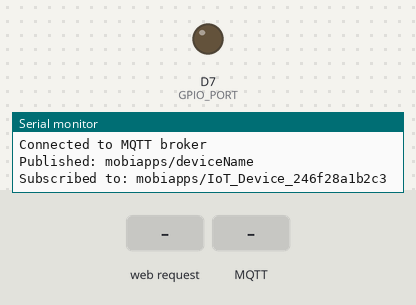
Bench run of a sketch on a simulated ESP8266 (NodeMCU). Shown: output pins drawn as LEDs (lit = HIGH), the last lines printed to the serial monitor. Inputs (shaded band) come from the test bench. WiFi joins after 1.5 s; servers stay silent unless stated; no MQTT or app messages arrive unless stated.

Above: at 2.7 s.
2.8 s: HTTP request GET /rele_on received
At 3.5 s:
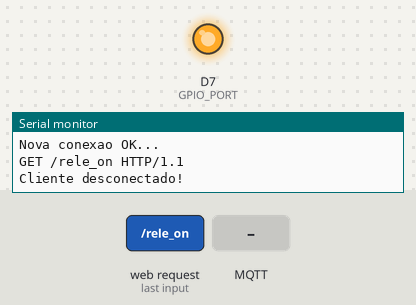
4.3 s: MQTT message "rele_on" arrives on the first subscribed topic
At 4.6 s:
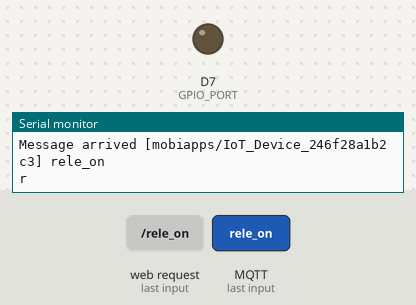
Timing chart, 0 to 7.3 s (numbered marks = the images above; inputs shaded):
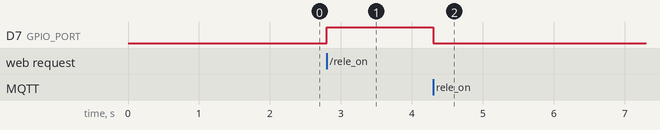

Measured:
- after the input at 2.8 s, D7 (GPIO_PORT): LOW → HIGH at once
- after the input at 4.3 s, D7 (GPIO_PORT): HIGH → LOW at once

The sketch:

mqtt_led_control.ino
```cpp
#include <ESP8266WiFi.h>
#include <DNSServer.h>
#include <ESP8266WebServer.h>
#include <WiFiManager.h>
#include <PubSubClient.h>

String MQTT_TOPIC = "mobiapps/";
char* MQTT_SERVER = "iot.eclipse.org";
uint8_t GPIO_PORT = D7;
String clientName = "IoT_Device_";
uint8_t gpioStatus = LOW;
String topicOut = "";

String macToStr(const uint8_t* mac);
void setupSerial();
void setupGpio();
void setupWifi();
void setupHttpServer();
void setupMqtt();
void callback(char* topic, byte* payload, unsigned int length);

WiFiManager wifiManager;
WiFiServer server(80);
WiFiClient wifiClient;
PubSubClient pubSubClient(MQTT_SERVER, 1883, callback, wifiClient);

String macToStr(const uint8_t* mac)
{
  String result;
  for (int i = 0; i < 6; ++i) {
    result += String(mac[i], 16);
    if (i < 5)
      result += ':';
  }
  return result;
}

void setup() {
  setupSerial();
  setupGpio();
  setupWifi();
  setupHttpServer();
  setupMqtt();
}

void setupSerial() {
  Serial.begin(115200);
}

void setupGpio() {
  pinMode(GPIO_PORT, OUTPUT);
  digitalWrite(GPIO_PORT, gpioStatus);
}

void setupWifi() {
  uint8_t mac[6];
  WiFi.macAddress(mac);
  clientName += macToStr(mac);
  //clientName += "-";
  //clientName += String(micros() & 0xff, 16);

  clientName.replace(":","");

  Serial.println("");
  Serial.println("Client name: "+ clientName);
  Serial.println("");

  wifiManager.setConfigPortalTimeout(180);
  wifiManager.autoConnect(clientName.c_str());

  //Log na serial se conectar
  Serial.println("");
  Serial.println("WiFi connected");
  Serial.println("IP address: ");
  Serial.println(WiFi.localIP());
}

void setupHttpServer() {
  server.begin();
}

void setupMqtt() {
  pubSubClient.setServer(MQTT_SERVER, 1883);
  pubSubClient.setCallback(callback);
  reconnectMqtt();
}

void callback(char* topic, byte* payload, unsigned int length) {
  Serial.print("Message arrived [");
  Serial.print(topic);
  Serial.print("] ");

  for (int i = 0; i < length; i++) {
    Serial.print((char)payload[i]);
  }

  Serial.println();
  Serial.println((char)payload[0]);

  if ((char)payload[0] == '1') {
    digitalWrite(GPIO_PORT, HIGH);
    gpioStatus = HIGH;
  } else {
    digitalWrite(GPIO_PORT, LOW);
    gpioStatus = LOW;
  }

}

void reset_config(void) {
  //Reset das definicoes de rede
  wifiManager.resetSettings();
  delay(1500);
  ESP.reset();
}

void broadCastId(void) {
  if (pubSubClient.publish(topicOut.c_str(), clientName.c_str())) {
    Serial.println("Published: " + topicOut);
  } else {
    Serial.println("Publish failed: " + topicOut);
  }
}

void reconnectMqtt() {
  if (pubSubClient.connect((char*) clientName.c_str())) {
    Serial.println("Connected to MQTT broker");

    String topicIn = MQTT_TOPIC + clientName;
    topicOut = MQTT_TOPIC + "deviceName";

    if (pubSubClient.publish(topicOut.c_str(), clientName.c_str())) {
      Serial.println("Published: " + topicOut);
    } else {
      Serial.println("Publish failed: " + topicOut);
    }

    if (pubSubClient.subscribe(topicIn.c_str())) {
      Serial.println("Subscribed to: " + topicIn);
    } else {
      Serial.println("Subscribe failed: " + topicIn);
    }

  }
  else {
    Serial.println("MQTT connect failed");
    Serial.println("Will reset and try again...");
    abort();
  }
}

void loop() {
  if (!pubSubClient.connected()) {
    reconnectMqtt();
  }
  pubSubClient.loop();

  //Aguarda uma nova conexao
  WiFiClient client = server.available();
  if (!client) {
    return;
  }

  Serial.println("Nova conexao requisitada...");

  while(!client.available()){
    delay(1);
  }

  Serial.println("Nova conexao OK...");

  //Le a string enviada pelo cliente
  String req = client.readStringUntil('\r');
  //Mostra a string enviada
  Serial.println(req);
  //Limpa dados/buffer
  client.flush();

  //Trata a string do cliente em busca de comandos
  if (req.indexOf("rele_on") != -1){
    digitalWrite(GPIO_PORT, HIGH);
    gpioStatus = HIGH;
  } else if (req.indexOf("rele_off") != -1) {
    digitalWrite(GPIO_PORT, LOW);
    gpioStatus = LOW;
  } else if (req.indexOf("reset_wifi") != -1) {
    reset_config();
  } else {
    Serial.println("Requisicao invalida");
  }

  //Prepara a resposta para o cliente
  String buf = "";
  buf += "HTTP/1.1 200 OK\r\nContent-Type: text/html\r\n\r\n<!DOCTYPE HTML>\r\n";
  buf += "<html lang=\"en\"><head><meta name=\"viewport\" content=\"width=device-width, initial-scale=1, user-scalable=no\"/>\r\n";
  buf += "<title>WebServer ESP8266</title>";
  buf += "<style>.c{text-align: center;} div,input{padding:5px;font-size:1em;} input{width:80%;} body{text-align: center;font-family:verdana;} button{border:0;border-radius:0.3rem;background-color:#1fa3ec;color:#fff;line-height:2.4rem;font-size:1.2rem;width:100%;} .q{float: right;width: 64px;text-align: right;}</style>";
  buf += "</head>";
  buf += "<h3> ESP8266 Web Server</h3>";

  //De acordo com o status da GPIO envia o comando
  if(gpioStatus)
    buf += "<div><h4>Lampada</h4><a href=\"?function=rele_off\"><button>Desligar</button></a></div>";
  else
    buf += "<div><h4>Lampada</h4><a href=\"?function=rele_on\"><button>Ligar</button></a></div>";

  buf += "<div><a href=\"?function=broadCastId\"><button>Publicar ID</button></a></div>";
  buf += "<div><a href=\"?function=reset_wifi\"><button>Resetar WiFi</button></a></div>";
  buf += "<h4>Criado por Pablo Rodrigol</h4>";
  buf += "</html>\n";

  //Envia a resposta para o cliente
  client.print(buf);
  client.flush();
  client.stop();

  Serial.println("Cliente desconectado!");
}
```
